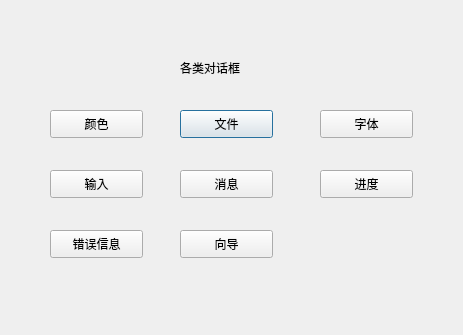
<?xml version="1.0" encoding="UTF-8"?>
<ui version="4.0">
 <class>Dialog37</class>
 <widget class="QDialog" name="Dialog37">
  <property name="geometry">
   <rect>
    <x>0</x>
    <y>0</y>
    <width>463</width>
    <height>335</height>
   </rect>
  </property>
  <property name="windowTitle">
   <string>Dialog</string>
  </property>
  <widget class="QPushButton" name="pushButton_file">
   <property name="geometry">
    <rect>
     <x>180</x>
     <y>110</y>
     <width>93</width>
     <height>28</height>
    </rect>
   </property>
   <property name="text">
    <string>文件</string>
   </property>
  </widget>
  <widget class="QPushButton" name="pushButton_erromessage">
   <property name="geometry">
    <rect>
     <x>50</x>
     <y>230</y>
     <width>93</width>
     <height>28</height>
    </rect>
   </property>
   <property name="text">
    <string>错误信息</string>
   </property>
  </widget>
  <widget class="QLabel" name="label">
   <property name="geometry">
    <rect>
     <x>180</x>
     <y>60</y>
     <width>91</width>
     <height>16</height>
    </rect>
   </property>
   <property name="text">
    <string>各类对话框</string>
   </property>
  </widget>
  <widget class="QPushButton" name="pushButton_progress">
   <property name="geometry">
    <rect>
     <x>320</x>
     <y>170</y>
     <width>93</width>
     <height>28</height>
    </rect>
   </property>
   <property name="text">
    <string>进度</string>
   </property>
  </widget>
  <widget class="QPushButton" name="pushButton_font">
   <property name="geometry">
    <rect>
     <x>320</x>
     <y>110</y>
     <width>93</width>
     <height>28</height>
    </rect>
   </property>
   <property name="text">
    <string>字体</string>
   </property>
  </widget>
  <widget class="QPushButton" name="pushButton_color">
   <property name="geometry">
    <rect>
     <x>50</x>
     <y>110</y>
     <width>93</width>
     <height>28</height>
    </rect>
   </property>
   <property name="text">
    <string>颜色</string>
   </property>
  </widget>
  <widget class="QPushButton" name="pushButton_message">
   <property name="geometry">
    <rect>
     <x>180</x>
     <y>170</y>
     <width>93</width>
     <height>28</height>
    </rect>
   </property>
   <property name="text">
    <string>消息</string>
   </property>
  </widget>
  <widget class="QPushButton" name="pushButton_guide">
   <property name="geometry">
    <rect>
     <x>180</x>
     <y>230</y>
     <width>93</width>
     <height>28</height>
    </rect>
   </property>
   <property name="text">
    <string>向导</string>
   </property>
  </widget>
  <widget class="QPushButton" name="pushButton_input">
   <property name="geometry">
    <rect>
     <x>50</x>
     <y>170</y>
     <width>93</width>
     <height>28</height>
    </rect>
   </property>
   <property name="text">
    <string>输入</string>
   </property>
  </widget>
 </widget>
 <resources/>
 <connections/>
</ui>
